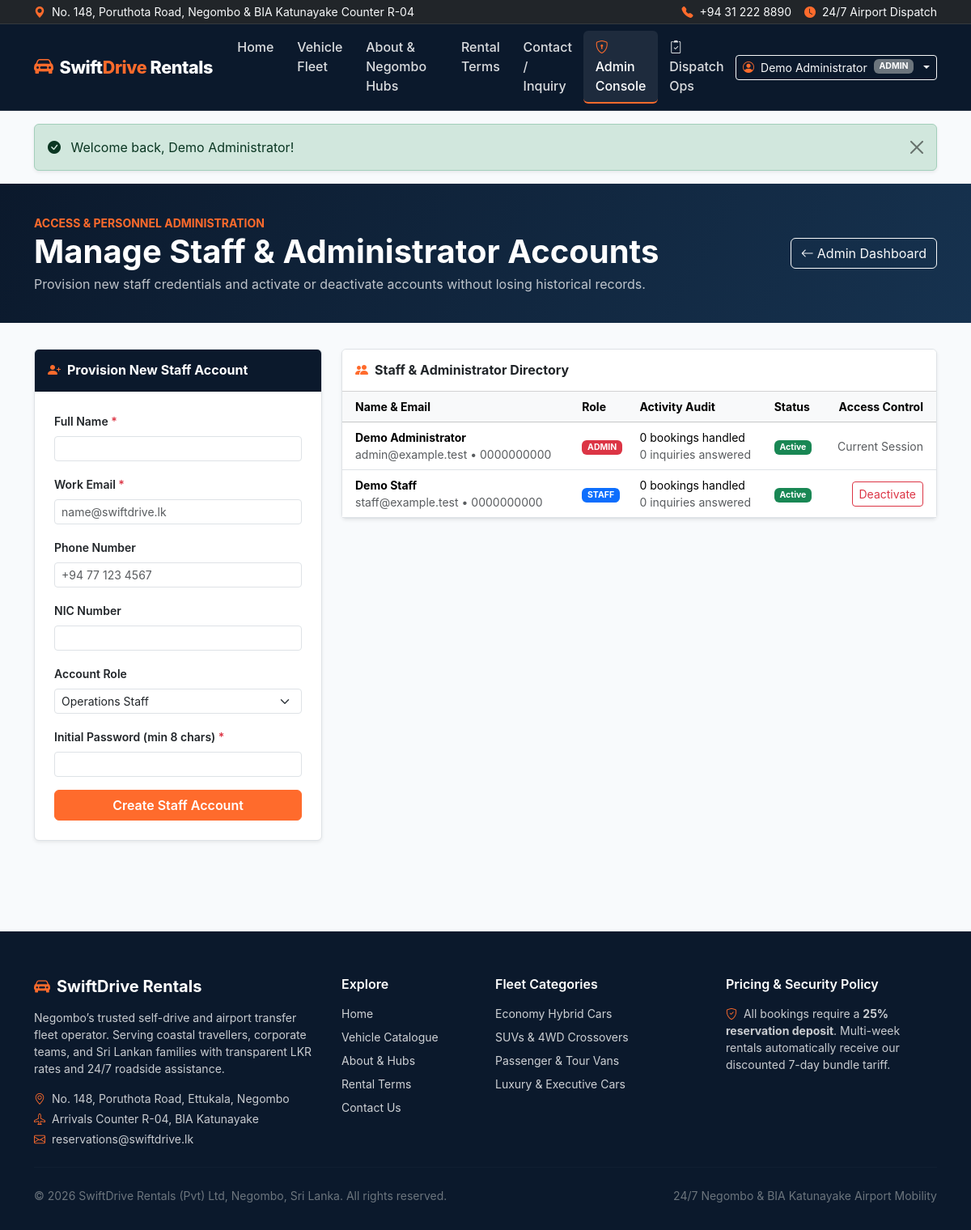
The page /admin/staff.php (signed in) on the database its author committed.
### tables this page shows
CREATE TABLE `users` (
    `id` INT UNSIGNED NOT NULL AUTO_INCREMENT,
    `full_name` VARCHAR(120) NOT NULL,
    `email` VARCHAR(160) NOT NULL,
    `phone` VARCHAR(30) NOT NULL,
    `nic_or_passport` VARCHAR(40) DEFAULT NULL,
    `license_number` VARCHAR(50) DEFAULT NULL,
    `address` VARCHAR(255) DEFAULT NULL,
    `password_hash` VARCHAR(255) NOT NULL,
    `role` ENUM('customer', 'staff', 'admin') NOT NULL DEFAULT 'customer',
    `is_active` TINYINT(1) NOT NULL DEFAULT 1,
    `created_at` DATETIME NOT NULL DEFAULT CURRENT_TIMESTAMP,
    `updated_at` DATETIME NOT NULL DEFAULT CURRENT_TIMESTAMP ON UPDATE CURRENT_TIMESTAMP,
    PRIMARY KEY (`id`),
    UNIQUE KEY `uq_users_email` (`email`),
    KEY `idx_users_role_active` (`role`, `is_active`)
);

### includes/helpers.php (called while the page is built, shortened)
<?php
function e(?string $value): string
{
    return htmlspecialchars((string)$value, ENT_QUOTES | ENT_SUBSTITUTE, 'UTF-8');
}
function get_flashes(): array
{
    $messages = $_SESSION['flash_messages'] ?? [];
    return $messages;
}
function base_prefix(): string
{
    $scriptName = str_replace('\\', '/', $_SERVER['SCRIPT_NAME'] ?? '');
    if (preg_match('#/(customer|staff|admin)/[^/]+$#', $scriptName)) {
        return '../';
    }
    return '';
}
function url(string $path = ''): string
{
    $prefix = base_prefix();
    $cleanPath = ltrim($path, '/');
    return $prefix . $cleanPath;
}

### includes/auth.php (called while the page is built, shortened)
<?php
require_once __DIR__ . '/helpers.php';
function current_user(): ?array
{
    static $cachedUser = null;
    if ($cachedUser !== null && (int)$cachedUser['id'] === (int)$_SESSION['user_id']) {
        return $cachedUser;
    }
    $pdo = Database::getConnection();
    $stmt = $pdo->prepare('SELECT id, full_name, email, phone, nic_or_passport, license_number, address, role, is_active, created_at FROM users WHERE id = :id LIMIT 1');
    $stmt->execute(['id' => (int)$_SESSION['user_id']]);
    $user = $stmt->fetch();
    $cachedUser = $user;
    return $user;
}
function require_login(): array
{
    $user = current_user();
    return $user;
}
function require_role(array|string $roles): array
{
    $user = require_login();
    $allowed = is_array($roles) ? $roles : [$roles];
    return $user;
}

### admin/staff.php (the view, shortened to what this page needs)
<?php
require_once __DIR__ . '/../includes/auth.php';
$user = require_role('admin');
$pdo  = Database::getConnection();
$staffMembers = $pdo->query("
    SELECT u.*,
           (SELECT COUNT(*) FROM bookings b WHERE b.confirmed_by = u.id) AS confirmed_count,
           (SELECT COUNT(*) FROM inquiries i WHERE i.handled_by = u.id) AS inquiries_count
    FROM users u
    WHERE u.role IN ('staff', 'admin')
    ORDER BY FIELD(u.role, 'admin', 'staff'), u.id ASC
")->fetchAll();
require_once __DIR__ . '/../includes/header.php';
?>
<section class="page-header-band">
    <div class="container d-flex flex-wrap justify-content-between align-items-center gap-3">
        <div>
            <span class="text-orange fw-bold text-uppercase small">Access &amp; Personnel Administration</span>
            <h1 class="fw-bold mb-1">Manage Staff &amp; Administrator Accounts</h1>
            <p class="mb-0 text-light opacity-75">Provision new staff credentials and activate or deactivate accounts without losing historical records.</p>
        </div>
        <a href="<?= e(url('admin/index.php')) ?>" class="btn btn-outline-light">
            <i class="bi bi-arrow-left me-1"></i>Admin Dashboard
        </a>
    </div>
</section>
<div class="container pb-5">
    <div class="row g-4">
        <div class="col-lg-4">
            <div class="card border shadow-sm">
                <div class="card-header bg-navy text-white py-3">
                    <h2 class="h6 fw-bold mb-0"><i class="bi bi-person-plus-fill text-orange me-2"></i>Provision New Staff Account</h2>
                </div>
                <div class="card-body p-4">
                    <form action="<?= e(url('admin/staff.php')) ?>" method="post">
                        <div class="mb-3">
                            <label for="full_name" class="form-label small fw-semibold">Full Name <span class="text-danger">*</span></label>
                            <input type="text" id="full_name" name="full_name" class="form-control form-control-sm" required>
                        </div>
                        <div class="mb-3">
                            <label for="email" class="form-label small fw-semibold">Work Email <span class="text-danger">*</span></label>
                            <input type="email" id="email" name="email" class="form-control form-control-sm" placeholder="name@swiftdrive.lk" required>
                        </div>
                        <div class="mb-3">
                            <label for="phone" class="form-label small fw-semibold">Phone Number</label>
                            <input type="tel" id="phone" name="phone" class="form-control form-control-sm" placeholder="+94 77 123 4567" required>
                        </div>
                        <div class="mb-3">
                            <label for="nic_or_passport" class="form-label small fw-semibold">NIC Number</label>
                            <input type="text" id="nic_or_passport" name="nic_or_passport" class="form-control form-control-sm">
                        </div>
                        <div class="mb-3">
                            <label for="role" class="form-label small fw-semibold">Account Role</label>
                            <select id="role" name="role" class="form-select form-select-sm">
                                <option value="staff">Operations Staff</option>
                            </select>
                        </div>
                        <div class="mb-3">
                            <label for="password" class="form-label small fw-semibold">Initial Password (min 8 chars) <span class="text-danger">*</span></label>
                            <input type="password" id="password" name="password" class="form-control form-control-sm" minlength="8" required>
                        </div>
                        <button type="submit" class="btn btn-accent w-100">Create Staff Account</button>
                    </form>
                </div>
            </div>
        </div>
        <div class="col-lg-8">
            <div class="card border shadow-sm">
                <div class="card-header bg-white py-3">
                    <h2 class="h6 fw-bold mb-0"><i class="bi bi-people-fill text-orange me-2"></i>Staff &amp; Administrator Directory</h2>
                </div>
                <div class="card-body p-0">
                    <div class="table-responsive">
                        <table class="table table-hover align-middle small mb-0">
                            <thead class="table-light">
                                <tr>
                                    <th class="ps-3">Name &amp; Email</th>
                                    <th>Role</th>
                                    <th>Activity Audit</th>
                                    <th>Status</th>
                                    <th class="pe-3 text-end">Access Control</th>
                                </tr>
                            </thead>
                            <tbody>
                                <?php foreach ($staffMembers as $s): ?>
                                    <tr>
                                        <td class="ps-3">
                                            <strong><?= e($s['full_name']) ?></strong><br>
                                            <span class="text-muted"><?= e($s['email']) ?> &bull; <?= e($s['phone']) ?></span>
                                        </td>
                                        <td>
                                            <span class="badge <?= $s['role'] === 'admin' ? 'bg-danger' : 'bg-primary' ?> text-uppercase">
                                                <?= e($s['role']) ?>
                                            </span>
                                        </td>
                                        <td>
                                            <?= (int)$s['confirmed_count'] ?> bookings handled<br>
                                            <span class="text-muted"><?= (int)$s['inquiries_count'] ?> inquiries answered</span>
                                        </td>
                                        <td>
                                            <?php if ((int)$s['is_active'] === 1): ?>
                                                <span class="badge bg-success">Active</span>
                                            <?php else: ?>
                                                <span class="badge bg-secondary">Deactivated</span>
                                            <?php endif; ?>
                                        </td>
                                        <td class="pe-3 text-end">
                                            <?php if ((int)$s['id'] === (int)$user['id']): ?>
                                                <span class="text-muted">Current Session</span>
                                            <?php else: ?>
                                                <form action="<?= e(url('admin/staff.php')) ?>" method="post" class="d-inline">
                                                    <button type="submit" class="btn btn-sm <?= (int)$s['is_active'] === 1 ? 'btn-outline-danger' : 'btn-outline-success' ?>">
                                                        <?= (int)$s['is_active'] === 1 ? 'Deactivate' : 'Activate' ?>
                                                    </button>
                                                </form>
                                            <?php endif; ?>
                                        </td>
                                    </tr>
                                <?php endforeach; ?>
                            </tbody>
                        </table>
                    </div>
                </div>
            </div>
        </div>
    </div>
</div>
<?php require_once __DIR__ . '/../includes/footer.php'; ?>

### includes/header.php (shortened to what this page needs)
<?php
require_once __DIR__ . '/auth.php';
$currentUser = current_user();
$currentPage = basename($_SERVER['SCRIPT_NAME'] ?? 'index.php');
$currentDir  = basename(dirname($_SERVER['SCRIPT_NAME'] ?? ''));
$flashes     = get_flashes();
?>
<!DOCTYPE html>
<html lang="en">
<head>
    <link href="https://cdn.jsdelivr.net/npm/bootstrap@5.3.3/dist/css/bootstrap.min.css" rel="stylesheet">
    <link href="https://cdn.jsdelivr.net/npm/bootstrap-icons@1.11.3/font/bootstrap-icons.min.css" rel="stylesheet">
    <link href="<?= e(url('assets/css/style.css')) ?>" rel="stylesheet">
</head>
<body>
<div class="bg-dark text-light py-1 small border-bottom border-secondary border-opacity-25 no-print">
    <div class="container d-flex flex-wrap justify-content-between align-items-center">
        <div>
            <i class="bi bi-geo-alt-fill text-orange me-1"></i> No. 148, Poruthota Road, Negombo &amp; BIA Katunayake Counter R-04
        </div>
        <div class="d-flex gap-3">
            <span><i class="bi bi-telephone-fill text-orange me-1"></i> +94 31 222 8890</span>
            <span class="d-none d-md-inline"><i class="bi bi-clock-fill text-orange me-1"></i> 24/7 Airport Dispatch</span>
        </div>
    </div>
</div>
<nav class="navbar navbar-expand-lg navbar-dark navbar-swiftdrive sticky-top no-print" aria-label="Main navigation">
    <div class="container">
        <a class="navbar-brand d-flex align-items-center gap-2" href="<?= e(url('index.php')) ?>">
            <i class="bi bi-car-front-fill brand-accent fs-4"></i>
            <span>Swift<span class="brand-accent">Drive</span> Rentals</span>
        </a>
        <div class="collapse navbar-collapse" id="mainNavbar">
            <ul class="navbar-nav me-auto mb-2 mb-lg-0">
                <li class="nav-item">
                    <a class="nav-link <?= ($currentPage === 'index.php' && !in_array($currentDir, ['customer','staff','admin'], true)) ? 'active' : '' ?>" href="<?= e(url('index.php')) ?>">Home</a>
                </li>
                <li class="nav-item">
                    <a class="nav-link <?= in_array($currentPage, ['vehicles.php', 'vehicle.php'], true) ? 'active' : '' ?>" href="<?= e(url('vehicles.php')) ?>">Vehicle Fleet</a>
                </li>
                <li class="nav-item">
                    <a class="nav-link <?= $currentPage === 'about.php' ? 'active' : '' ?>" href="<?= e(url('about.php')) ?>">About &amp; Negombo Hubs</a>
                </li>
                <li class="nav-item">
                    <a class="nav-link <?= $currentPage === 'terms.php' ? 'active' : '' ?>" href="<?= e(url('terms.php')) ?>">Rental Terms</a>
                </li>
                <li class="nav-item">
                    <a class="nav-link <?= $currentPage === 'contact.php' ? 'active' : '' ?>" href="<?= e(url('contact.php')) ?>">Contact / Inquiry</a>
                </li>
                <?php if ($currentUser && $currentUser['role'] === 'customer'): ?>
                    <li class="nav-item">
                        <a class="nav-link <?= $currentDir === 'customer' ? 'active' : '' ?>" href="<?= e(url('customer/bookings.php')) ?>">
                            <i class="bi bi-calendar-check me-1"></i>My Bookings
                        </a>
                    </li>
                <?php elseif ($currentUser && $currentUser['role'] === 'admin'): ?>
                    <li class="nav-item">
                        <a class="nav-link <?= $currentDir === 'admin' ? 'active' : '' ?>" href="<?= e(url('admin/index.php')) ?>">
                            <i class="bi bi-shield-lock me-1 text-orange"></i>Admin Console
                        </a>
                    </li>
                    <li class="nav-item">
                        <a class="nav-link <?= $currentDir === 'staff' ? 'active' : '' ?>" href="<?= e(url('staff/index.php')) ?>">
                            <i class="bi bi-clipboard2-check me-1"></i>Dispatch Ops
                        </a>
                    </li>
                <?php endif; ?>
            </ul>
            <div class="d-flex align-items-center gap-2">
                <?php if ($currentUser): ?>
                    <div class="dropdown">
                        <button class="btn btn-outline-light btn-sm dropdown-toggle d-flex align-items-center gap-2" type="button" data-bs-toggle="dropdown" aria-expanded="false">
                            <i class="bi bi-person-circle text-orange"></i>
                            <span><?= e($currentUser['full_name']) ?></span>
                            <span class="badge bg-secondary text-uppercase"><?= e($currentUser['role']) ?></span>
                        </button>
                    </div>
                <?php else: ?>
                    <a href="<?= e(url('login.php')) ?>" class="btn btn-outline-light btn-sm">Sign In</a>
                    <a href="<?= e(url('register.php')) ?>" class="btn btn-accent btn-sm">Register</a>
                <?php endif; ?>
            </div>
        </div>
    </div>
</nav>
<main id="main-content">
<?php if (!empty($flashes)): ?>
    <div class="container mt-3 no-print">
        <?php foreach ($flashes as $flash): ?>
            <div class="alert alert-<?= e($flash['type']) ?> alert-dismissible fade show shadow-sm" role="alert">
                <?php if ($flash['type'] === 'success'): ?>
                    <i class="bi bi-check-circle-fill me-2"></i>
                <?php elseif ($flash['type'] === 'danger'): ?>
                    <i class="bi bi-exclamation-triangle-fill me-2"></i>
                <?php else: ?>
                    <i class="bi bi-info-circle-fill me-2"></i>
                <?php endif; ?>
                <?= e($flash['message']) ?>
                <button type="button" class="btn-close" data-bs-dismiss="alert" aria-label="Close"></button>
            </div>
        <?php endforeach; ?>
    </div>
<?php endif; ?>

### rows shown on the page
users: full_name "Demo Administrator", role "ADMIN", email "admin@example.test", phone "0000000000", confirmed_count "0", inquiries_count "0", is_active "Active", shows "Current Session"
users: full_name "Demo Staff", email "staff@example.test", phone "0000000000", role "STAFF", confirmed_count "0", inquiries_count "0", is_active "Active"

### other values the page prints
$flash['message'] "Welcome back, Demo Administrator!"
